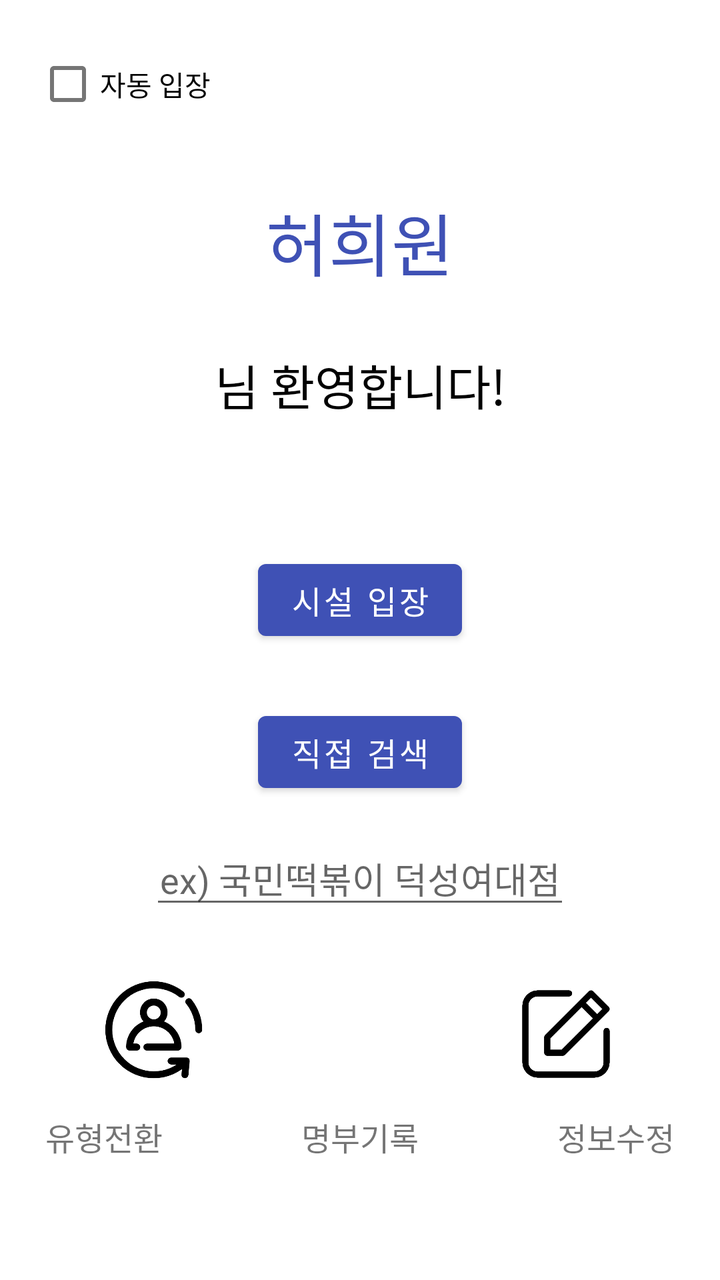
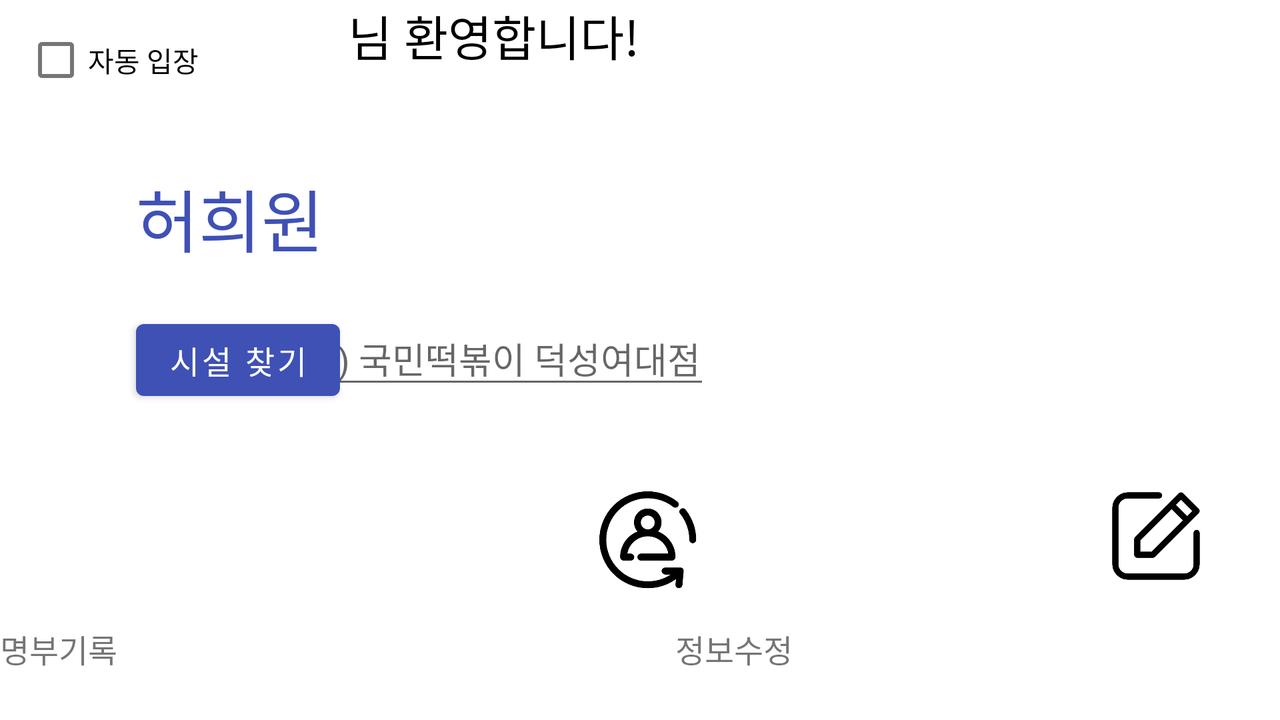

Two renders of one Android screen. The first uses the default layout on a phone; the second uses the alternative layout the repository ships for a different screen configuration, on a matching device. The two XML files are below.
<!-- AndroidManifest.xml: application theme Theme.Project_with_a_jump -->
<!-- res/layout/activity_main.xml -->
<?xml version="1.0" encoding="utf-8"?>
<androidx.constraintlayout.widget.ConstraintLayout xmlns:android="http://schemas.android.com/apk/res/android"
    xmlns:app="http://schemas.android.com/apk/res-auto"
    xmlns:tools="http://schemas.android.com/tools"
    android:layout_width="match_parent"
    android:layout_height="match_parent"
    android:background="#FFFFFF"
    tools:context=".MainActivity">


    <TextView
        android:id="@+id/modify"
        android:layout_width="wrap_content"
        android:layout_height="wrap_content"
        android:layout_marginStart="302dp"
        android:layout_marginLeft="302dp"
        android:layout_marginEnd="46dp"
        android:layout_marginRight="46dp"
        android:layout_marginBottom="60dp"
        android:gravity="center"
        android:text="정보수정"
        android:textSize="16sp"
        app:layout_constraintBottom_toBottomOf="parent"
        app:layout_constraintEnd_toEndOf="parent"
        app:layout_constraintStart_toStartOf="parent" />

    <TextView
        android:id="@+id/list"
        android:layout_width="wrap_content"
        android:layout_height="wrap_content"
        android:layout_marginStart="174dp"
        android:layout_marginLeft="174dp"
        android:layout_marginEnd="174dp"
        android:layout_marginRight="174dp"
        android:layout_marginBottom="60dp"
        android:gravity="center"
        android:text="명부기록"
        android:textSize="16sp"
        app:layout_constraintBottom_toBottomOf="parent"
        app:layout_constraintEnd_toEndOf="parent"
        app:layout_constraintStart_toStartOf="parent" />

    <TextView
        android:id="@+id/textview_address"
        android:layout_width="wrap_content"
        android:layout_height="wrap_content"
        android:layout_marginStart="205dp"
        android:layout_marginLeft="205dp"
        android:layout_marginTop="27dp"
        android:layout_marginEnd="206dp"
        android:layout_marginRight="206dp"
        android:gravity="center"
        android:text="경기 김포시 풍무로 83"
        android:textSize="16sp"
        app:layout_constraintEnd_toEndOf="parent"
        app:layout_constraintStart_toStartOf="parent"
        app:layout_constraintTop_toBottomOf="@+id/welcome" />

    <TextView
        android:id="@+id/user_name"
        android:layout_width="wrap_content"
        android:layout_height="wrap_content"
        android:layout_marginStart="160dp"
        android:layout_marginLeft="160dp"
        android:layout_marginTop="96dp"
        android:layout_marginEnd="160dp"
        android:layout_marginRight="160dp"
        android:text="허희원"
        android:textColor="#3F51B5"
        android:textSize="34sp"
        app:layout_constraintEnd_toEndOf="parent"
        app:layout_constraintStart_toStartOf="parent"
        app:layout_constraintTop_toTopOf="parent" />

    <Button
        android:id="@+id/show"
        android:layout_width="wrap_content"
        android:layout_height="wrap_content"
        android:layout_marginStart="152dp"
        android:layout_marginLeft="152dp"
        android:layout_marginTop="276dp"
        android:layout_marginEnd="152dp"
        android:layout_marginRight="152dp"
        android:text="시설 입장"
        android:textSize="16sp"
        app:backgroundTint="#3F51B5"
        app:layout_constraintEnd_toEndOf="parent"
        app:layout_constraintStart_toStartOf="parent"
        app:layout_constraintTop_toTopOf="parent" />

    <Button
        android:id="@+id/find"
        android:layout_width="wrap_content"
        android:layout_height="wrap_content"
        android:layout_marginStart="157dp"
        android:layout_marginLeft="157dp"
        android:layout_marginTop="28dp"
        android:layout_marginEnd="157dp"
        android:layout_marginRight="157dp"
        android:text="직접 검색"
        android:textSize="16sp"
        app:backgroundTint="#3F51B5"
        app:layout_constraintEnd_toEndOf="parent"
        app:layout_constraintStart_toStartOf="parent"
        app:layout_constraintTop_toBottomOf="@+id/show" />

    <TextView
        android:id="@+id/welcome"
        android:layout_width="wrap_content"
        android:layout_height="wrap_content"
        android:layout_marginStart="131dp"
        android:layout_marginLeft="131dp"
        android:layout_marginTop="29dp"
        android:layout_marginEnd="131dp"
        android:layout_marginRight="131dp"
        android:text="님 환영합니다!"
        android:textColor="#000000"
        android:textSize="24sp"
        app:layout_constraintEnd_toEndOf="parent"
        app:layout_constraintStart_toStartOf="parent"
        app:layout_constraintTop_toBottomOf="@+id/user_name" />

    <EditText
        android:id="@+id/editText"
        android:layout_width="wrap_content"
        android:layout_height="wrap_content"
        android:layout_marginStart="101dp"
        android:layout_marginLeft="101dp"
        android:layout_marginTop="416dp"
        android:layout_marginEnd="101dp"
        android:layout_marginRight="101dp"
        android:layout_weight="1"
        android:ems="10"
        android:gravity="center"
        android:hint="ex) 국민떡볶이 덕성여대점"
        android:inputType="textPersonName"
        android:text=""
        app:layout_constraintEnd_toEndOf="parent"
        app:layout_constraintStart_toStartOf="parent"
        app:layout_constraintTop_toTopOf="parent" />

    <CheckBox
        android:id="@+id/auto_check"
        android:layout_width="wrap_content"
        android:layout_height="wrap_content"
        android:layout_marginStart="18dp"
        android:layout_marginLeft="18dp"
        android:layout_marginTop="18dp"
        android:text="자동 입장"
        app:layout_constraintStart_toStartOf="parent"
        app:layout_constraintTop_toTopOf="parent" />

    <Button
        android:id="@+id/changeBtn"
        style="@style/Widget.AppCompat.Button.Borderless"
        android:layout_width="wrap_content"
        android:layout_height="wrap_content"
        android:layout_marginStart="33dp"
        android:layout_marginLeft="33dp"
        android:layout_marginBottom="90dp"
        android:drawableBottom="@drawable/button_change"
        app:backgroundTint="#FFFFFF"
        app:layout_constraintBottom_toBottomOf="parent"
        app:layout_constraintStart_toStartOf="parent" />

    <Button
        android:id="@+id/modifyBtn"
        style="@style/Widget.AppCompat.Button.Borderless"
        android:layout_width="wrap_content"
        android:layout_height="wrap_content"
        android:layout_marginEnd="33dp"
        android:layout_marginRight="33dp"
        android:layout_marginBottom="88dp"
        android:adjustViewBounds="true"
        android:drawableBottom="@drawable/button_modify"
        app:backgroundTint="#FFFFFF"
        app:elevation="0dp"
        app:layout_constraintBottom_toBottomOf="parent"
        app:layout_constraintEnd_toEndOf="parent" />

    <Button
        android:id="@+id/listBtn"
        style="@style/Widget.AppCompat.Button.Borderless"
        android:layout_width="wrap_content"
        android:layout_height="wrap_content"
        android:layout_marginBottom="92dp"
        android:drawableBottom="@drawable/button_list"
        android:padding="0sp"
        android:scaleType="centerInside"
        app:backgroundTint="#FFFFFF"
        app:layout_constraintBottom_toBottomOf="parent"
        app:layout_constraintEnd_toEndOf="parent"
        app:layout_constraintStart_toStartOf="parent" />

    <TextView
        android:id="@+id/change"
        android:layout_width="wrap_content"
        android:layout_height="wrap_content"
        android:layout_marginStart="46dp"
        android:layout_marginLeft="46dp"
        android:layout_marginEnd="302dp"
        android:layout_marginRight="302dp"
        android:layout_marginBottom="60dp"
        android:gravity="center"
        android:text="유형전환"
        android:textSize="16sp"
        app:layout_constraintBottom_toBottomOf="parent"
        app:layout_constraintEnd_toEndOf="parent"
        app:layout_constraintStart_toStartOf="parent" />


</androidx.constraintlayout.widget.ConstraintLayout>
<!-- resources referenced by this layout -->
<resources>
  <!-- drawable button_change (drawable) -->
  <?xml version="1.0" encoding="utf-8"?>
  <layer-list xmlns:android="http://schemas.android.com/apk/res/android">
      <item
          android:width="50dp"
          android:height="50dp"
          android:drawable="@drawable/change" />
  </layer-list>
  <!-- drawable button_list (drawable) -->
  <?xml version="1.0" encoding="utf-8"?>
  <layer-list xmlns:android="http://schemas.android.com/apk/res/android">
      <item
          android:width="55dp"
          android:height="55dp"
          android:drawable="@drawable/list" />
  </layer-list>
  <!-- drawable button_modify (drawable) -->
  <?xml version="1.0" encoding="utf-8"?>
  <layer-list xmlns:android="http://schemas.android.com/apk/res/android">
      <item
          android:width="50dp"
          android:height="50dp"
          android:drawable="@drawable/modify" />
  </layer-list>
  <style name="Theme.Project_with_a_jump" parent="Theme.MaterialComponents.DayNight.NoActionBar">
          
          <item name="colorPrimary">@color/purple_500</item>
          <item name="colorPrimaryVariant">@color/purple_700</item>
          <item name="colorOnPrimary">@color/white</item>
          
          <item name="colorSecondary">@color/teal_200</item>
          <item name="colorSecondaryVariant">@color/teal_700</item>
          <item name="colorOnSecondary">@color/black</item>
          
          <item name="android:statusBarColor" tools:targetApi="l">?attr/colorPrimaryVariant</item>
          <item name="android:itemTextAppearance">@style/MenuText</item>
          
      </style>
  <!-- drawable change: png bitmap (drawable, 13587 bytes) -->
  <!-- drawable modify: png bitmap (drawable, 16449 bytes) -->
  <style name="MenuText">
          <item name="android:textColor">@color/black</item>
      </style>
  
      //레이아웃에 선 긋기
</resources>
<!-- res/layout-land/activity_main.xml (the repository's variant of the layout above) -->
<!-- drawn on the phone turned sideways -->
<?xml version="1.0" encoding="utf-8"?>
<androidx.constraintlayout.widget.ConstraintLayout xmlns:android="http://schemas.android.com/apk/res/android"
    xmlns:app="http://schemas.android.com/apk/res-auto"
    xmlns:tools="http://schemas.android.com/tools"
    android:layout_width="match_parent"
    android:layout_height="match_parent"
    android:background="#FFFFFF"
    tools:context=".MainActivity">


    <TextView
        android:id="@+id/modify"
        android:layout_width="wrap_content"
        android:layout_height="wrap_content"
        android:layout_marginStart="67dp"
        android:layout_marginLeft="67dp"
        android:layout_marginEnd="32dp"
        android:layout_marginRight="32dp"
        android:layout_marginBottom="24dp"
        android:gravity="center"
        android:text="정보수정"
        android:textSize="16sp"
        app:layout_constraintBottom_toBottomOf="parent"
        app:layout_constraintEnd_toEndOf="parent"
        app:layout_constraintStart_toEndOf="@+id/list" />

    <TextView
        android:id="@+id/list"
        android:layout_width="wrap_content"
        android:layout_height="wrap_content"
        android:layout_marginBottom="24dp"
        android:gravity="center"
        android:text="명부기록"
        android:textSize="16sp"
        app:layout_constraintBottom_toBottomOf="parent"
        tools:layout_editor_absoluteX="514dp" />

    <TextView
        android:id="@+id/textview_address"
        android:layout_width="wrap_content"
        android:layout_height="wrap_content"
        android:layout_marginStart="40dp"
        android:layout_marginLeft="40dp"
        android:layout_marginTop="104dp"
        android:gravity="left"
        android:textSize="16sp"
        app:layout_constraintStart_toEndOf="@+id/welcome"
        app:layout_constraintTop_toTopOf="parent" />

    <TextView
        android:id="@+id/user_name"
        android:layout_width="wrap_content"
        android:layout_height="wrap_content"
        android:layout_marginStart="68dp"
        android:layout_marginLeft="68dp"
        android:layout_marginTop="84dp"
        android:text="허희원"
        android:textColor="#3F51B5"
        android:textSize="34sp"
        app:layout_constraintStart_toStartOf="parent"
        app:layout_constraintTop_toTopOf="parent" />

    <TextView
        android:id="@+id/welcome"
        android:layout_width="wrap_content"
        android:layout_height="wrap_content"
        android:layout_marginStart="12dp"
        android:layout_marginLeft="12dp"
        android:text="님 환영합니다!"
        android:textColor="#000000"
        android:textSize="24sp"
        app:layout_constraintStart_toEndOf="@+id/user_name"
        tools:layout_editor_absoluteY="97dp" />

    <EditText
        android:id="@+id/editText"
        android:layout_width="wrap_content"
        android:layout_height="wrap_content"
        android:layout_marginStart="40dp"
        android:layout_marginLeft="40dp"
        android:layout_marginTop="156dp"
        android:layout_weight="1"
        android:ems="10"
        android:gravity="center"
        android:hint="ex) 국민떡볶이 덕성여대점"
        android:inputType="textPersonName"
        android:text=""
        app:layout_constraintStart_toEndOf="@+id/find"
        app:layout_constraintTop_toTopOf="parent" />

    <Button
        android:id="@+id/find"
        android:layout_width="wrap_content"
        android:layout_height="wrap_content"
        android:layout_marginStart="37dp"
        android:layout_marginLeft="37dp"
        android:layout_marginTop="156dp"
        android:layout_marginEnd="452dp"
        android:layout_marginRight="452dp"
        android:text="직접 검색"
        android:textSize="16sp"
        app:backgroundTint="#3F51B5"
        app:layout_constraintEnd_toEndOf="parent"
        app:layout_constraintHorizontal_bias="0.0"
        app:layout_constraintStart_toEndOf="@+id/show"
        app:layout_constraintTop_toTopOf="parent" />

    <Button
        android:id="@+id/show"
        android:layout_width="wrap_content"
        android:layout_height="wrap_content"
        android:layout_marginStart="68dp"
        android:layout_marginLeft="68dp"
        android:layout_marginTop="156dp"
        android:text="시설 찾기"
        android:textSize="16sp"
        app:backgroundTint="#3F51B5"
        app:layout_constraintStart_toStartOf="parent"
        app:layout_constraintTop_toTopOf="parent" />

    <CheckBox
        android:id="@+id/auto_check"
        android:layout_width="wrap_content"
        android:layout_height="wrap_content"
        android:layout_marginStart="12dp"
        android:layout_marginLeft="12dp"
        android:layout_marginTop="6dp"
        android:text="자동 입장"
        app:layout_constraintStart_toStartOf="parent"
        app:layout_constraintTop_toTopOf="parent" />

    <Button
        android:id="@+id/changeBtn"
        style="@style/Widget.AppCompat.Button.Borderless"
        android:layout_width="50dp"
        android:layout_height="60dp"
        android:layout_marginEnd="77dp"
        android:layout_marginRight="77dp"
        android:layout_marginBottom="55dp"
        android:drawableBottom="@drawable/button_change"
        app:backgroundTint="#FFFFFF"
        app:layout_constraintBottom_toBottomOf="parent"
        app:layout_constraintEnd_toStartOf="@+id/listBtn" />

    <Button
        android:id="@+id/modifyBtn"
        style="@style/Widget.AppCompat.Button.Borderless"
        android:layout_width="50dp"
        android:layout_height="60dp"
        android:layout_marginEnd="37dp"
        android:layout_marginRight="37dp"
        android:layout_marginBottom="57dp"
        android:adjustViewBounds="true"
        android:drawableBottom="@drawable/button_modify"
        app:backgroundTint="#FFFFFF"
        app:elevation="0dp"
        app:layout_constraintBottom_toBottomOf="parent"
        app:layout_constraintEnd_toEndOf="parent" />

    <Button
        android:id="@+id/listBtn"
        style="@style/Widget.AppCompat.Button.Borderless"
        android:layout_width="50dp"
        android:layout_height="60dp"
        android:layout_marginEnd="77dp"
        android:layout_marginRight="77dp"
        android:layout_marginBottom="60dp"
        android:drawableBottom="@drawable/button_list"
        android:padding="0sp"
        android:scaleType="centerInside"
        app:backgroundTint="#FFFFFF"
        app:layout_constraintBottom_toBottomOf="parent"
        app:layout_constraintEnd_toStartOf="@+id/modifyBtn" />

    <TextView
        android:id="@+id/change"
        android:layout_width="wrap_content"
        android:layout_height="22dp"
        android:layout_marginEnd="67dp"
        android:layout_marginRight="67dp"
        android:layout_marginBottom="24dp"
        android:gravity="center"
        android:text="유형전환"
        android:textSize="16sp"
        app:layout_constraintBottom_toBottomOf="parent"
        app:layout_constraintEnd_toStartOf="@+id/list" />

</androidx.constraintlayout.widget.ConstraintLayout>
